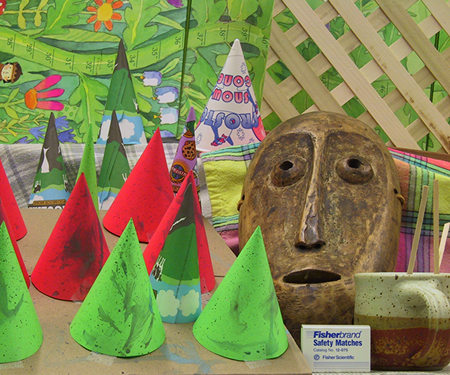
%> input picture stereo pairs/left3.png, 450 x 375 px
$ octave stereo_Solorzano.m   (GNU Octave 9; MATLAB toolbox functions it lacks are replaced by stand-ins)
%> lines starting %> are read from the running program, lines starting %| are printed output that depends on the picture
clc,close all, clear all
imaL = imread('left3.png');
%> imaL is the input picture: size 375x450x3 uint8; mean R, G, B 132.6, 130.2, 82.3
imaR = imread('right3.png');
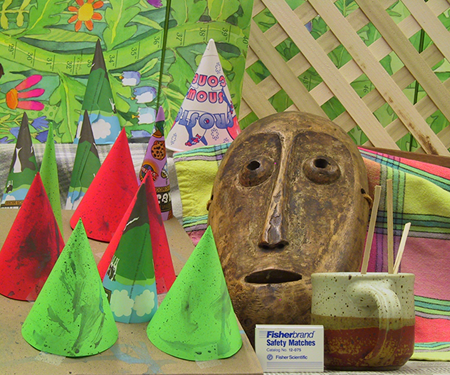
%> input picture stereo pairs/right3.png, 450 x 375 px
%> imaR is the input picture: size 375x450x3 uint8; mean R, G, B 137.4, 133.3, 83.6

figure,
subplot(121), imshow(imaL)
subplot(122), imshow(imaR)

Hx = [-1,0,1;-2,0,2;-1,0,1];

Hy = [1,2,1;0,0,0;-1,-2,-1];

imaL = rgb2gray(imaL);
%> imaL: size 375x450 uint8
imaR = rgb2gray(imaR);
%> imaR: size 375x450 uint8

imL=double(imaL)*1.2;
imL = medfilt2(imL, [2 2]);
imR=double(imaR)*1.2;
imR = medfilt2(imR, [2 2]);
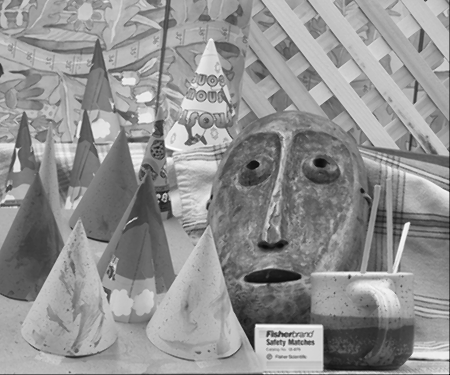
%> imR: size 375x450 double; min 0, max 270.6, mean 154.4; drawn with min black and max white
[x, y] = size(imaL);
%> x = 375; y = 450

%% Find the edges with a Sobel filter
ed=edge(imaR,'Sobel',.03);
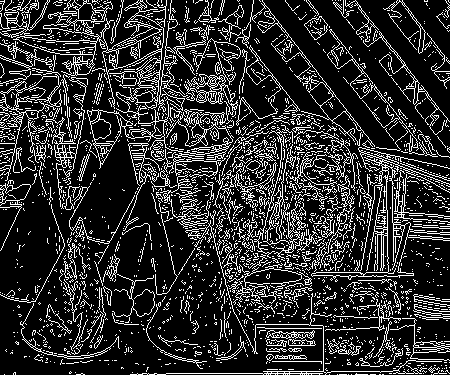
%> ed: size 375x450 logical; 18.5% white in thin lines or dots

% Perform morphological operations to improve the edges
ed = bwmorph(ed,'bridge');
%> ed: size 375x450 logical; 29.1% white in thin lines or dots
ed = bwmorph(ed,'bridge');
%> ed: size 375x450 logical; 30.3% white in thin lines or dots
se1 = strel('line',2,0);
se2 = strel('line',2,90);
% ed = imdilate(ed,[se1 se2]);

ed(1,:)=1;
ed(:,1:5)=1;
%> ed: size 375x450 logical; 31.3% white in thin lines or dots
ed(:,y)=0;
%> ed: size 375x450 logical; 31.2% white in thin lines or dots

 subplot(122), imshow(ed), title('Edges')
 subplot(121), imshow(imaR),title('Original Image')

%% Find the difference amogn pixels
d = 50;         %Maximum disparity
dm=zeros(x,y);
for i=1:d
    n = zeros(size(imaL));
    n((1:x),(1:y-i)) = imL((1:x),(1+i:y));
    dm(:,:,i)=abs(imR-n);
end
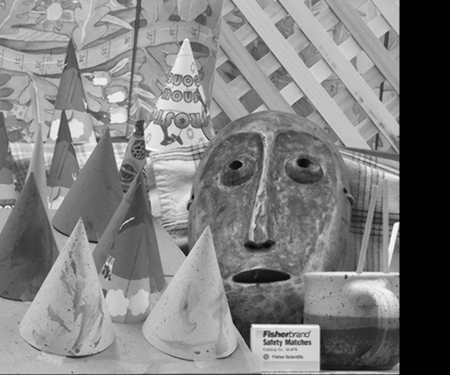
%> n: size 375x450 double; min 0, max 267, mean 132.4; drawn with min black and max white

%% Estimation of depth
% Window size 5
IM5=zeros(size(dm));
for k=1:d
    h = fspecial('average', [5 5]);
    IM5(:,:,k)=imfilter(dm(:,:,k),h);
end

%Window size 7
IM7=zeros(size(dm));
for k=1:d
    h = fspecial('average', [11 11]);
    IM7(:,:,k)=imfilter(dm(:,:,k),h);
end

IM=(dm+IM5+IM7)./3;

for i=1:x
    for j=1:y
        a=zeros(1,d);
        a(:)=IM(i,j,:);
        [zx, xc]=min(a);
        nmI(i,j)=xc;
    end
end
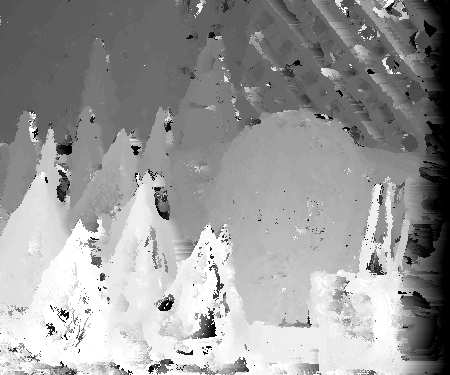
%> nmI: size 375x450 double; min 1, max 50, mean 30.5; drawn with min black and max white
%> after the loop, a = 50 values from 18.13 to 37.46

%    nmI=medfilt2(nmI,[3 3]);
figure, subplot(121),imshow(nmI,[]), title('Disparity map')

%% Using candidates edges
c=0;
fnl=zeros(x,y);
for i=1:x
    for j=1:y
        if ed(i,j)==1
            c=nmI(i,j);
        end
        fnl(i,j)=c;
    end
end
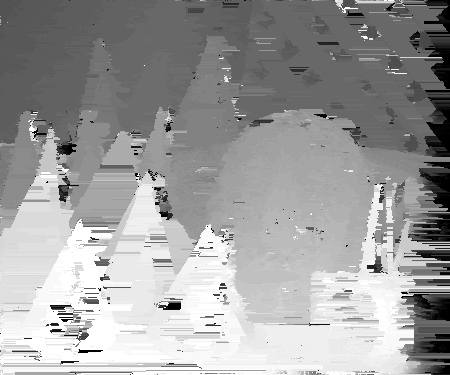
%> fnl: size 375x450 double; min 1, max 50, mean 31.3; drawn with min black and max white
%> after the loop, c = 5

fnl=medfilt2(fnl,[7 7]);
subplot(122),imshow(fnl,[]), title('Using the edges pixels')
 figure('units','normalized','outerposition',[0 0 1 1]), surf(fnl','EdgeColor','none','FaceLighting','gouraud')
 title('Rotate to see from different angles')
 az=45;
 el=75;
 view(az, el);
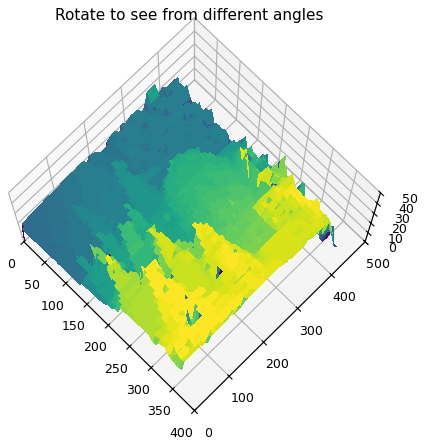
%> figure redrawn from the program's plot data
